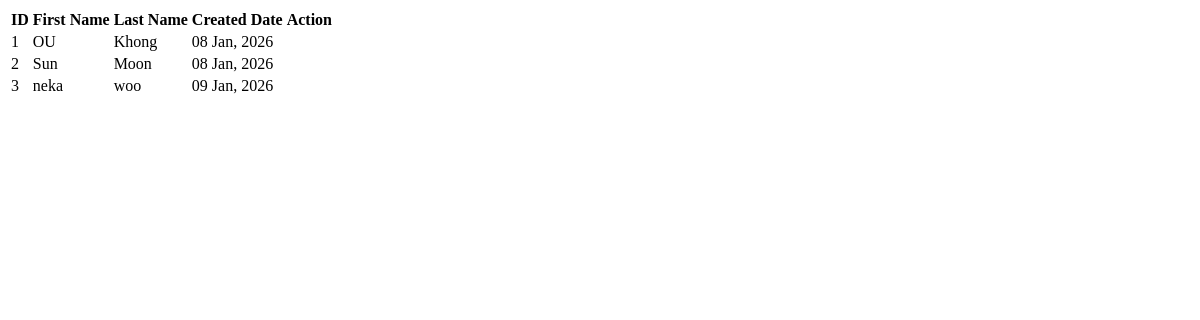
The page /search/ on the database as committed earlier.
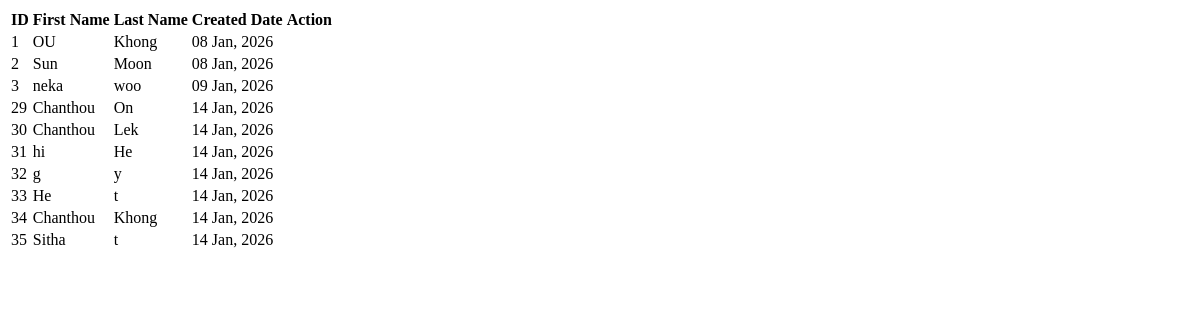
The same page on the database as committed later.
### apps/teacher/models.py (models this page shows, shortened)
class Teacher(models.Model):
    fname=models.CharField(max_length=200)
    lname=models.CharField(max_length=200)
    created_at=models.DateTimeField(auto_now_add=True)

### apps/teacher/views.py (the view)
# urls.py: path('search/',view=views.search,name="search"),
def search(request):
    query=request.GET.get('search','')
    teach=Teacher.objects.filter(
        Q(lname__icontains=query)|Q(fname__icontains=query)
    )
    return render(request,'partials/detail-list_teacher.html',{'teachers':teach})

### apps/teacher/templates/partials/detail-list_teacher.html (shortened to what this page needs)
<div class="col-sm-8">
  <div id="tblteacher">
    <table class="table table-bordered shadow" >
      <thead>
        <tr>
          <th>ID</th>
          <th>First Name</th>
          <th>Last Name</th>
          <th>Created Date</th>
          <th>Action</th>
        </tr>
      </thead>
      <tbody id="teacher_tbl">
        {%for teacher in teachers%}
        {%include 'partials/data_row-teacher.html'%}
        {%endfor%}
      </tbody>
    </table>
  </div>
</div>

### apps/teacher/templates/partials/data_row-teacher.html (shortened to what this page needs)
 <tr>
          <td>{{teacher.id}}</td>
          <td>{{teacher.fname}}</td>
          <td>{{teacher.lname}}</td>
          <td>{{teacher.created_at|date:"d M, Y"}}</td>
          <td>
          </td>
        </tr>

Rows that differ between the two databases and show on the page:
added Teacher: id "29", fname "Chanthou", lname "On", created_at "14 Jan, 2026"
added Teacher: id "30", fname "Chanthou", lname "Lek", created_at "14 Jan, 2026"
added Teacher: id "31", fname "hi", lname "He", created_at "14 Jan, 2026"
added Teacher: id "32", fname "g", lname "y", created_at "14 Jan, 2026"
added Teacher: id "33", fname "He", lname "t", created_at "14 Jan, 2026"
added Teacher: id "34", fname "Chanthou", lname "Khong", created_at "14 Jan, 2026"
added Teacher: id "35", fname "Sitha", lname "t", created_at "14 Jan, 2026"
